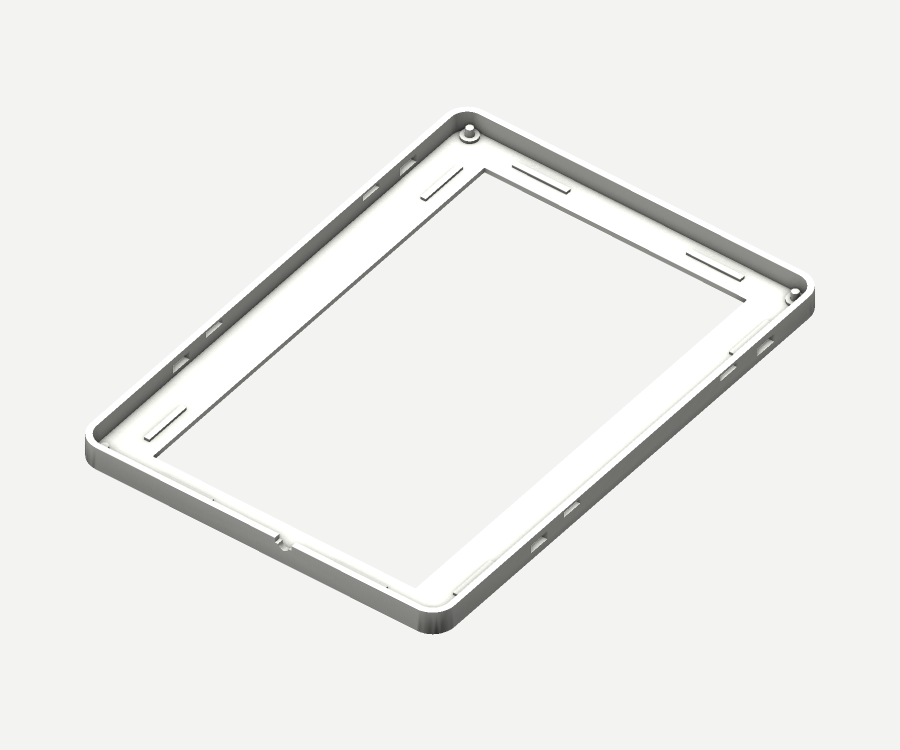
#> input picture hardware/counterframe/renders/front_part.png, 1800 x 1500 px (shown at 1/2 size); its folder holds 5 pictures in this run
$ python package.py
#> lines starting #> are read from the running program, lines starting #| are printed output that depends on the picture
from pathlib import Path
from PIL import Image, ImageDraw, ImageFont
import json,base64,zipfile,html
ROOT=Path(__file__).resolve().parents[1]; R=ROOT/'renders'
BG=(243,244,241); INK=(32,49,44); MUTE=(81,95,88)
def font(size,bold=False):
 return ImageFont.truetype('/usr/share/fonts/truetype/dejavu/DejaVuSans'+('-Bold' if bold else '')+'.ttf',size)
# Four manufacturing parts, all actual STL renders.
im=Image.new('RGB',(1800,1720),BG);d=ImageDraw.Draw(im)
d.text((65,38),'COUNTERFRAME / PRINTED COMPONENTS',font=font(40,True),fill=INK)
d.text((65,95),'Four structural PLA prints. Colours distinguish parts; a single colour is fine.',font=font(24),fill=MUTE)
tiles=[('front_part','01  Front bezel','Glass seat and separate latch windows'),
       ('carrier_part','02  Internal carrier','Tapered locating posts and ribbon guides'),
       ('rear_part','03  Rear cover','Twelve annular PCB retainers; snap-fit closure'),
       ('stand_part','04  Solid PLA stand','Wide plinth, angled cradle and printed detents')]
for i,(name,title,caption) in enumerate(tiles):
 x=55+(i%2)*875;y=155+(i//2)*755
 d.text((x+15,y),title,font=font(31,True),fill=INK)
 pic=Image.open(R/(name+'.png')).convert('RGB').resize((810,675),Image.Resampling.LANCZOS)
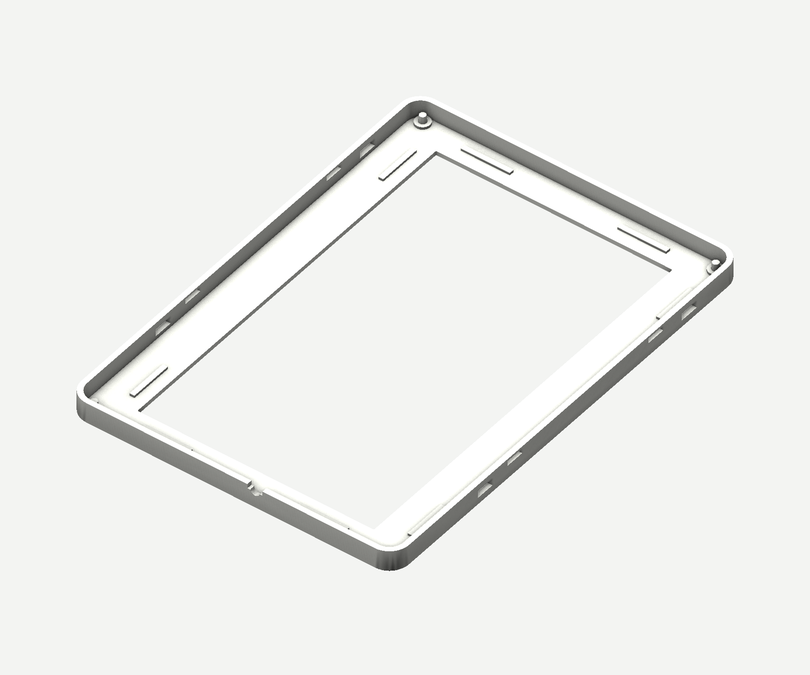
#> pic: PIL image 810x675 RGB; mean R, G, B 237.6, 238.5, 236.5
 im.paste(pic,(x+5,y+45))
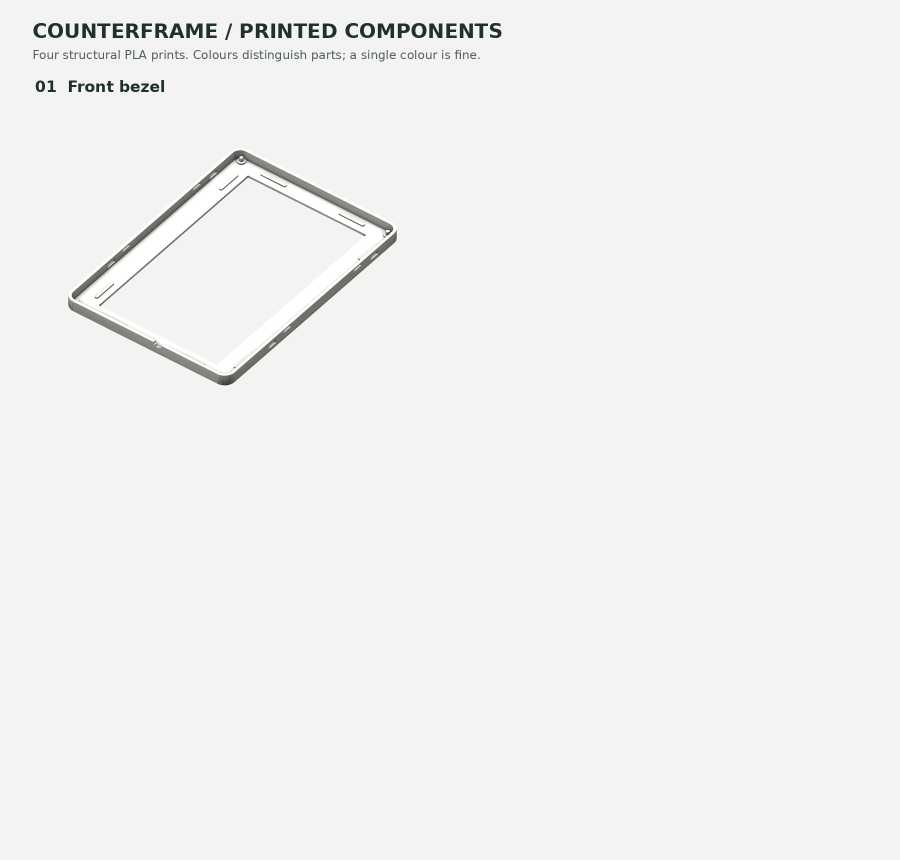
#> im: PIL image 1800x1720 RGB (shown at 1/2 size); mean R, G, B 240.8, 241.9, 239
 d.text((x+15,y+716),caption,font=font(21),fill=MUTE)
#> pass 2 of the loop `for i,(name,title,caption) in enumerate(tiles):`:
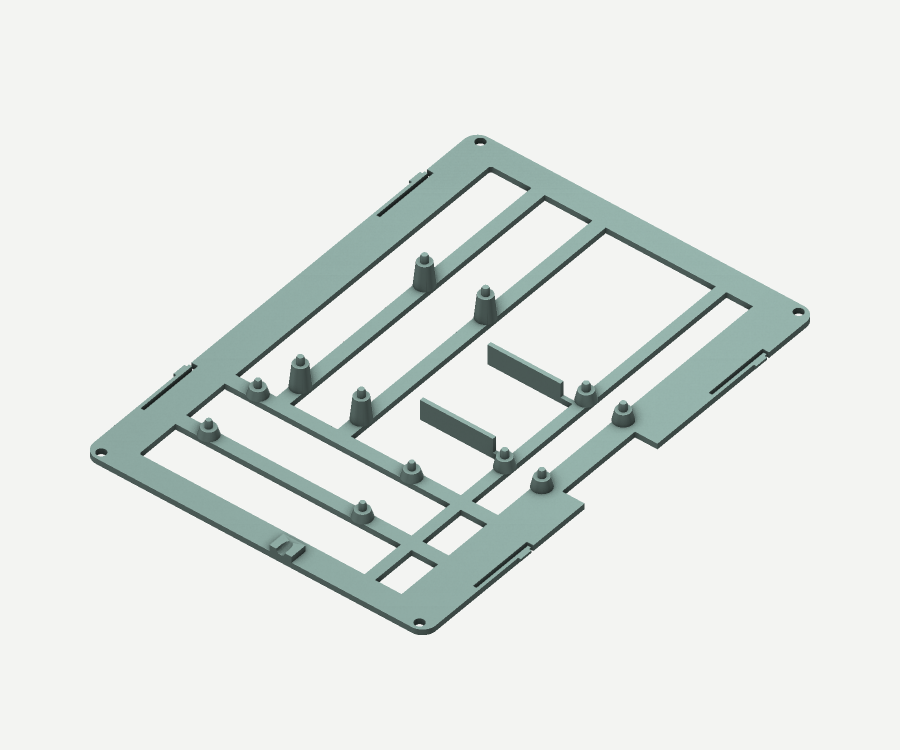
#> input picture hardware/counterframe/renders/carrier_part.png, 1800 x 1500 px (shown at 1/2 size)
#> `pic=Image.open(R/(name+'.png')).convert('RGB').resize((810,675),Image...`:
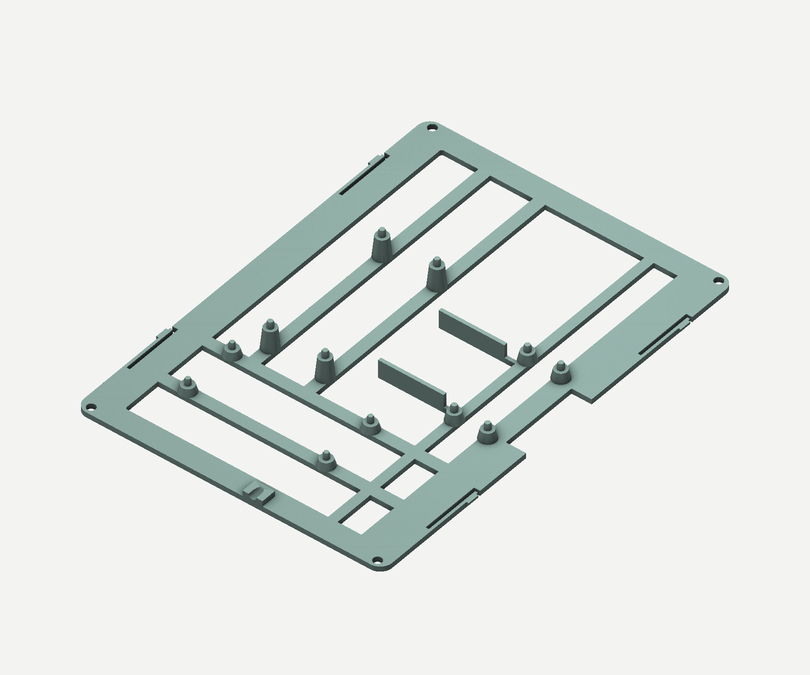
#> pic: PIL image 810x675 RGB; mean R, G, B 226, 230.4, 227.9
#> `im.paste(pic,(x+5,y+45))`:
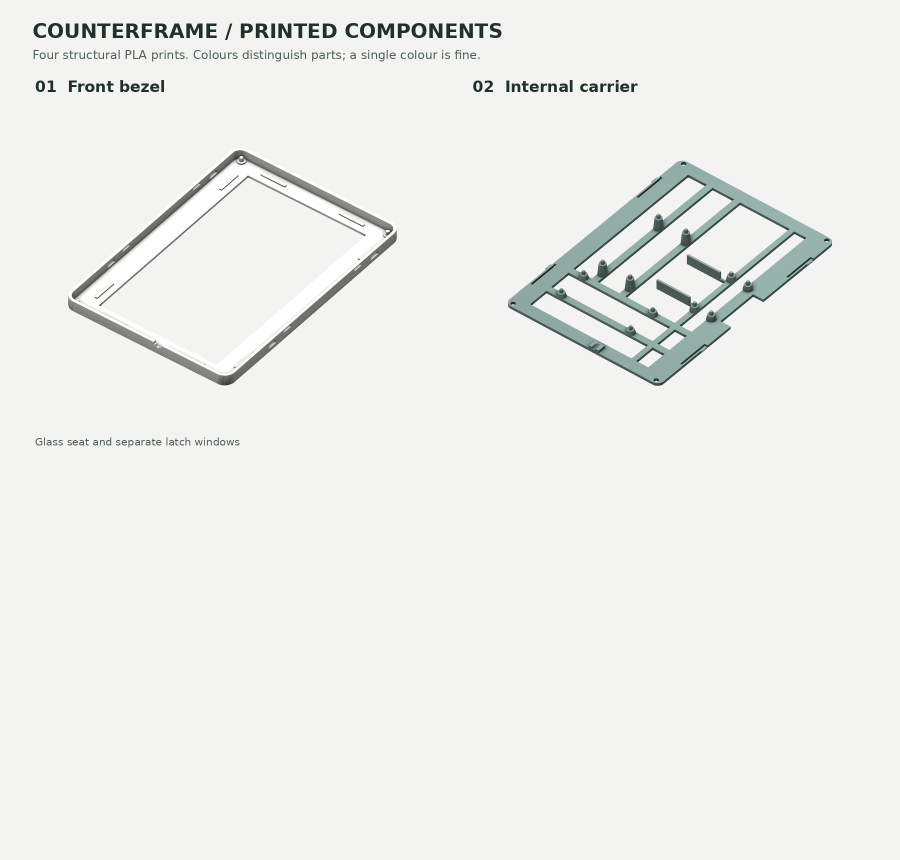
#> im: PIL image 1800x1720 RGB (shown at 1/2 size); mean R, G, B 237.5, 239.2, 236.4
#> (the run stopped early here; a loop or call above may not have finished)
